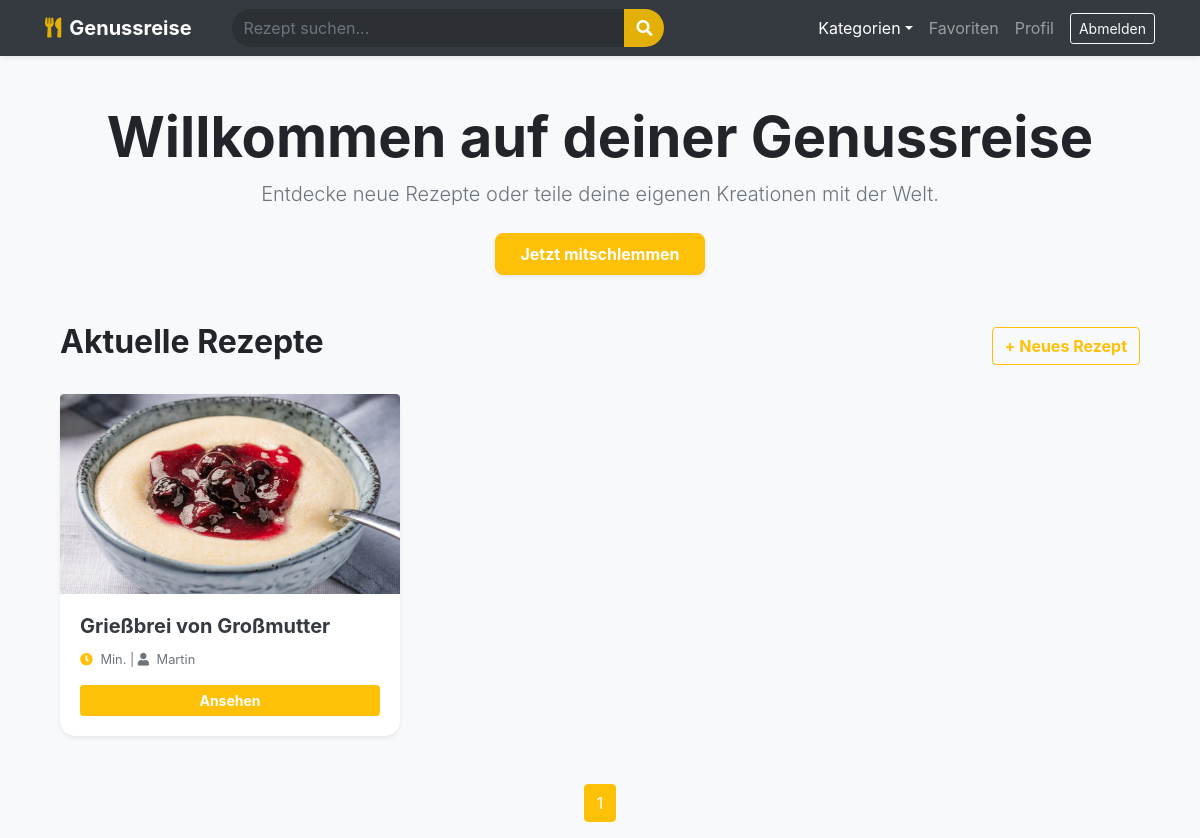
Screenshot of / (signed in) with the database file from the repository.
### app.py (models this page shows)
class Recipe(db.Model):
    id = db.Column(db.Integer, primary_key=True)
    name = db.Column(db.String(100), nullable=False)
    instructions = db.Column(db.Text, nullable=False)
    category = db.Column(db.String(50))
    prep_time = db.Column(db.Integer, default=0)
    cook_time = db.Column(db.Integer, default=0)
    rest_time = db.Column(db.Integer, default=0)
    servings = db.Column(db.Integer, default=1)
    calories = db.Column(db.Integer, default=0)
    protein = db.Column(db.Float, default=0.0)
    carbs = db.Column(db.Float, default=0.0)
    fat = db.Column(db.Float, default=0.0)
    image_file = db.Column(db.String(100), nullable=False, default='default.jpg')
    user_id = db.Column(db.Integer, db.ForeignKey('user.id'), nullable=False)
    ingredients = db.relationship('Ingredient', backref='recipe', lazy=True, cascade="all, delete-orphan")
    favorites = db.relationship('Favorite', backref='recipe', lazy=True, cascade="all, delete-orphan")
    comments = db.relationship('Comment', backref='recipe', lazy=True, cascade="all, delete-orphan")

class User(db.Model, UserMixin):
    id = db.Column(db.Integer, primary_key=True)
    username = db.Column(db.String(20), unique=True, nullable=False)
    email = db.Column(db.String(120), unique=True, nullable=False)
    password = db.Column(db.String(60), nullable=False)
    is_admin = db.Column(db.Boolean, default=False)
    recipes = db.relationship('Recipe', backref='author', lazy=True, cascade="all, delete-orphan")
    favorites = db.relationship('Favorite', backref='user', lazy=True, cascade="all, delete-orphan")
    comments = db.relationship('Comment', backref='user', lazy=True, cascade="all, delete-orphan")

### app.py (the view)
@app.route("/")
def index():
    q = request.args.get('q', '')
    page = request.args.get('page', 1, type=int)
    if q:
        recipes = Recipe.query.filter(Recipe.name.contains(q) | Recipe.instructions.contains(q)).paginate(page=page, per_page=6)
    else:
        recipes = Recipe.query.order_by(Recipe.id.desc()).paginate(page=page, per_page=6)
    return render_template('index.html', recipes=recipes, search_query=q)

### app.py (called while the page is built)
@login_manager.user_loader
def load_user(user_id):
    return User.query.get(int(user_id))

@app.context_processor
def inject_categories():
    cat_names = ["Abendessen", "Asiatisch", "Backen", "Beilagen", "Brot & Brötchen", "Dessert", "Eintöpfe", "Fisch", "Fleisch", "Frühstück", "Geflügel", "Getränke", "Hauptspeise", "Italienisch", "Low Carb", "Mittagessen", "Nachtisch", "Pasta", "Pizza", "Salate", "Snacks", "Suppen", "Vegan", "Vegetarisch", "Vorspeise"]
    return dict(all_categories=[{'id': i+1, 'name': n} for i, n in enumerate(cat_names)])

### templates/index.html (shortened to what this page needs)
{% extends "base.html" %}
{% block content %}
<div class="container mt-4">
    <div class="text-center py-4 mb-4">
        <h1 class="display-4 font-weight-bold" style="color: #212529;">Willkommen auf deiner Genussreise</h1>
        <p class="lead text-muted">Entdecke neue Rezepte oder teile deine eigenen Kreationen mit der Welt.</p>
        <a href="{{ url_for('new_recipe') }}" class="btn btn-warning text-white font-weight-bold px-4 py-2 mt-2 shadow-sm" style="border-radius: 8px;">
            Jetzt mitschlemmen
        </a>
    </div>
    <div class="d-flex justify-content-between align-items-center mb-4">
        <h2 class="font-weight-bold">Aktuelle Rezepte</h2>
        {% if current_user.is_authenticated %}
            <a href="{{ url_for('new_recipe') }}" class="btn btn-outline-warning font-weight-bold">+ Neues Rezept</a>
        {% endif %}
    </div>
    <div class="row">
        {% for recipe in recipes.items %}
        <div class="col-md-6 col-lg-4 mb-4">
            <div class="card h-100 border-0 shadow-sm recipe-card">
                <div style="height: 200px; overflow: hidden;" class="rounded-top">
                    <img src="{{ url_for('static', filename='uploads/' + recipe.image_file) }}"
                         class="card-img-top"
                         alt="Rezept für {{ recipe.name }} - einfach nachkochen"
                         style="object-fit: cover; height: 100%; width: 100%;">
                </div>
                <div class="card-body">
                    <h5 class="card-title font-weight-bold text-dark">{{ recipe.name }}</h5>
                    <p class="card-text text-muted small">
                        <i class="fas fa-clock text-warning mr-1"></i> {{ recipe.total_time }} Min. |
                        <i class="fas fa-user mr-1"></i> {{ recipe.author.username }}
                    </p>
                    <a href="{{ url_for('recipe_detail', recipe_id=recipe.id) }}" class="btn btn-sm btn-warning text-white btn-block font-weight-bold">Ansehen</a>
                </div>
            </div>
        </div>
        {% endfor %}
    </div>
    <nav class="mt-4">
        <ul class="pagination justify-content-center">
            {% for page_num in recipes.iter_pages(left_edge=1, right_edge=1, left_current=2, right_current=2) %}
                {% if page_num %}
                    <li class="page-item {% if recipes.page == page_num %}active{% endif %}">
                        <a class="page-link {% if recipes.page == page_num %}bg-warning border-warning{% else %}text-warning{% endif %}"
                           href="{{ url_for('index', page=page_num) }}">{{ page_num }}</a>
                    </li>
                {% else %}
                    <li class="page-item disabled"><span class="page-link">...</span></li>
                {% endif %}
            {% endfor %}
        </ul>
    </nav>
</div>
{% endblock %}

### templates/base.html (style rules this page uses)
:root { --gold: #e2b007; }

### templates/index.html (style rules this page uses)
.recipe-card { transition: transform 0.2s ease-in-out; border-radius: 15px; }

### rows the page displays
Recipe: image_file (picture), name "Grießbrei von Großmutter", author.username "Martin"

### other values shown
{{ page_num }} "1"
